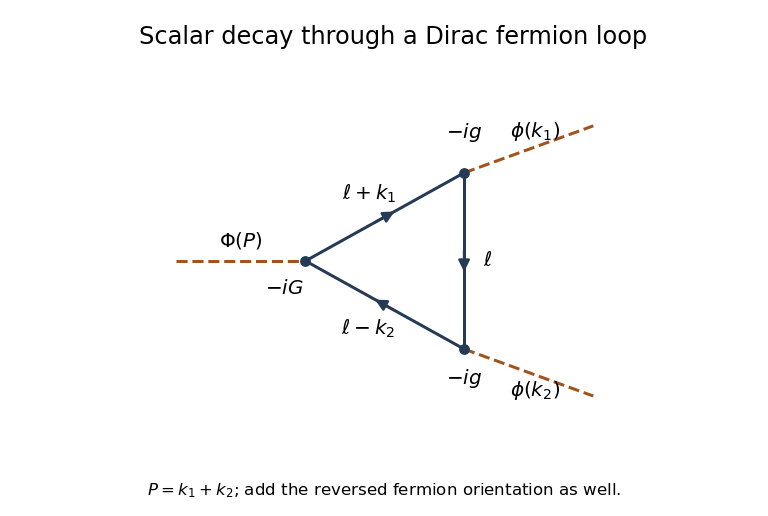

Write Python code to recreate this figure.
"""Original Yukawa fermion triangle. Python 3.14, Matplotlib 3.10.7.
Writes an opaque PNG basename to the caller's CWD; respects MPLCONFIGDIR.
"""
from pathlib import Path
import matplotlib
matplotlib.use('Agg')
import matplotlib.pyplot as plt
from matplotlib.patches import FancyArrowPatch

plt.rcParams.update({'font.size': 12, 'figure.facecolor': 'white', 'axes.facecolor': 'white'})
fig, ax = plt.subplots(figsize=(6.4, 4.3), dpi=120)
a,b,c=(-.8,0),(.55,.75),(.55,-.75)
for u,v,lab,off in [(a,b,r'$\ell+k_1$',(-.13,.2)),(b,c,r'$\ell$',(.2,0)),(c,a,r'$\ell-k_2$',(-.14,-.2))]:
    ax.plot([u[0],v[0]],[u[1],v[1]],color='#253a55',linewidth=1.8)
    x=(u[0]*.58+v[0]*.42,u[1]*.58+v[1]*.42)
    y=(u[0]*.42+v[0]*.58,u[1]*.42+v[1]*.58)
    ax.add_patch(FancyArrowPatch(x,y,arrowstyle='-|>',mutation_scale=14,linewidth=1.5,color='#253a55'))
    ax.text((u[0]+v[0])/2+off[0],(u[1]+v[1])/2+off[1],lab,ha='center',va='center',bbox={'facecolor':'white','edgecolor':'none','pad':1})
for u,v,lab,off in [((-1.9,0),a,r'$\Phi(P)$',(0,.17)),(b,(1.65,1.15),r'$\phi(k_1)$',(.05,.15)),(c,(1.65,-1.15),r'$\phi(k_2)$',(.05,-.15))]:
    ax.plot([u[0],v[0]],[u[1],v[1]],linestyle='--',color='#a1531b',linewidth=1.8)
    ax.text((u[0]+v[0])/2+off[0],(u[1]+v[1])/2+off[1],lab,ha='center',va='center')
for pos,lab,off in [(a,r'$-iG$',(-.18,-.28)),(b,r'$-ig$',(0,.3)),(c,r'$-ig$',(0,-.3))]:
    ax.scatter(*pos,s=30,color='#253a55',zorder=5);ax.text(pos[0]+off[0],pos[1]+off[1],lab,ha='center')
ax.set_title('Scalar decay through a Dirac fermion loop',pad=14)
ax.set_xlim(-2.05,1.95);ax.set_ylim(-1.6,1.65);ax.set_aspect('equal');ax.axis('off')
fig.text(.5,.04,r'$P=k_1+k_2$; add the reversed fermion orientation as well.',ha='center',fontsize=10)
fig.subplots_adjust(bottom=.13,top=.87)
fig.savefig(Path.cwd()/'paper-48-fermion-triangle.png',facecolor='white',transparent=False)
plt.close(fig)
